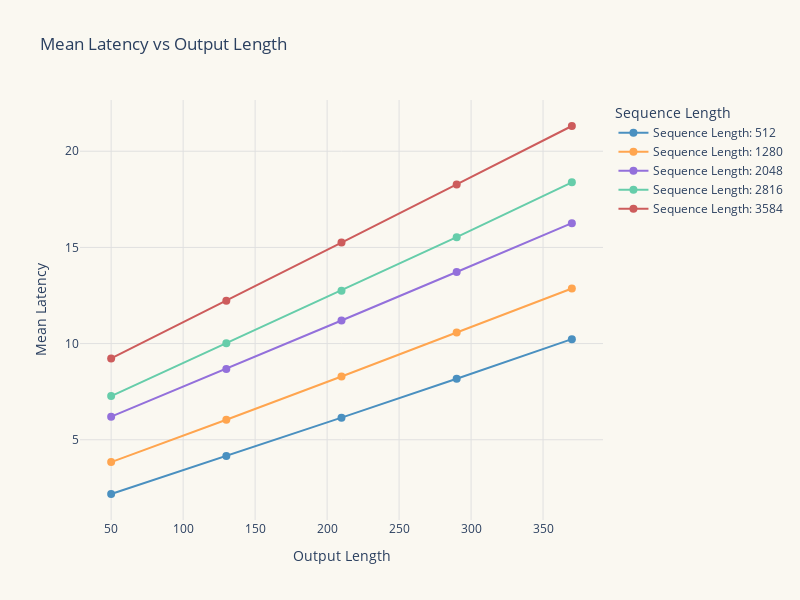

Notebook source saved alongside this figure:
### Code cell
fig.show()

### Figure 1 — Plotly figure (JSON) as saved in the notebook; plotly's stock layout.template omitted (floating-point values rounded to 4 significant figures)
{"data": [{"line": {"color": "#4A90C0"}, "marker": {"color": "#4A90C0", "size": 8}, "mode": "lines+markers", "name": "Sequence Length: 512", "type": "scatter", "x": [50, 130, 210, 290, 370], "y": [2.18, 4.16, 6.15, 8.17, 10.23]}, {"line": {"color": "#FFA54F"}, "marker": {"color": "#FFA54F", "size": 8}, "mode": "lines+markers", "name": "Sequence Length: 1280", "type": "scatter", "x": [50, 130, 210, 290, 370], "y": [3.84, 6.04, 8.29, 10.57, 12.86]}, {"line": {"color": "#9370DB"}, "marker": {"color": "#9370DB", "size": 8}, "mode": "lines+markers", "name": "Sequence Length: 2048", "type": "scatter", "x": [50, 130, 210, 290, 370], "y": [6.2, 8.68, 11.2, 13.72, 16.26]}, {"line": {"color": "#66CDAA"}, "marker": {"color": "#66CDAA", "size": 8}, "mode": "lines+markers", "name": "Sequence Length: 2816", "type": "scatter", "x": [50, 130, 210, 290, 370], "y": [7.27, 10.02, 12.75, 15.53, 18.38]}, {"line": {"color": "#CD5C5C"}, "marker": {"color": "#CD5C5C", "size": 8}, "mode": "lines+markers", "name": "Sequence Length: 3584", "type": "scatter", "x": [50, 130, 210, 290, 370], "y": [9.23, 12.22, 15.25, 18.27, 21.31]}], "layout": {"height": 600, "legend": {"title": {"text": "Sequence Length"}}, "paper_bgcolor": "#FAF8F1", "plot_bgcolor": "#FAF8F1", "title": {"text": "Mean Latency vs Output Length"}, "width": 800, "xaxis": {"autorange": true, "gridcolor": "#E0E0E0", "gridwidth": 1, "range": [28.36, 391.6], "title": {"text": "Output Length"}, "type": "linear"}, "yaxis": {"autorange": true, "gridcolor": "#E0E0E0", "gridwidth": 1, "range": [0.8284, 22.66], "title": {"text": "Mean Latency"}, "type": "linear"}}}
